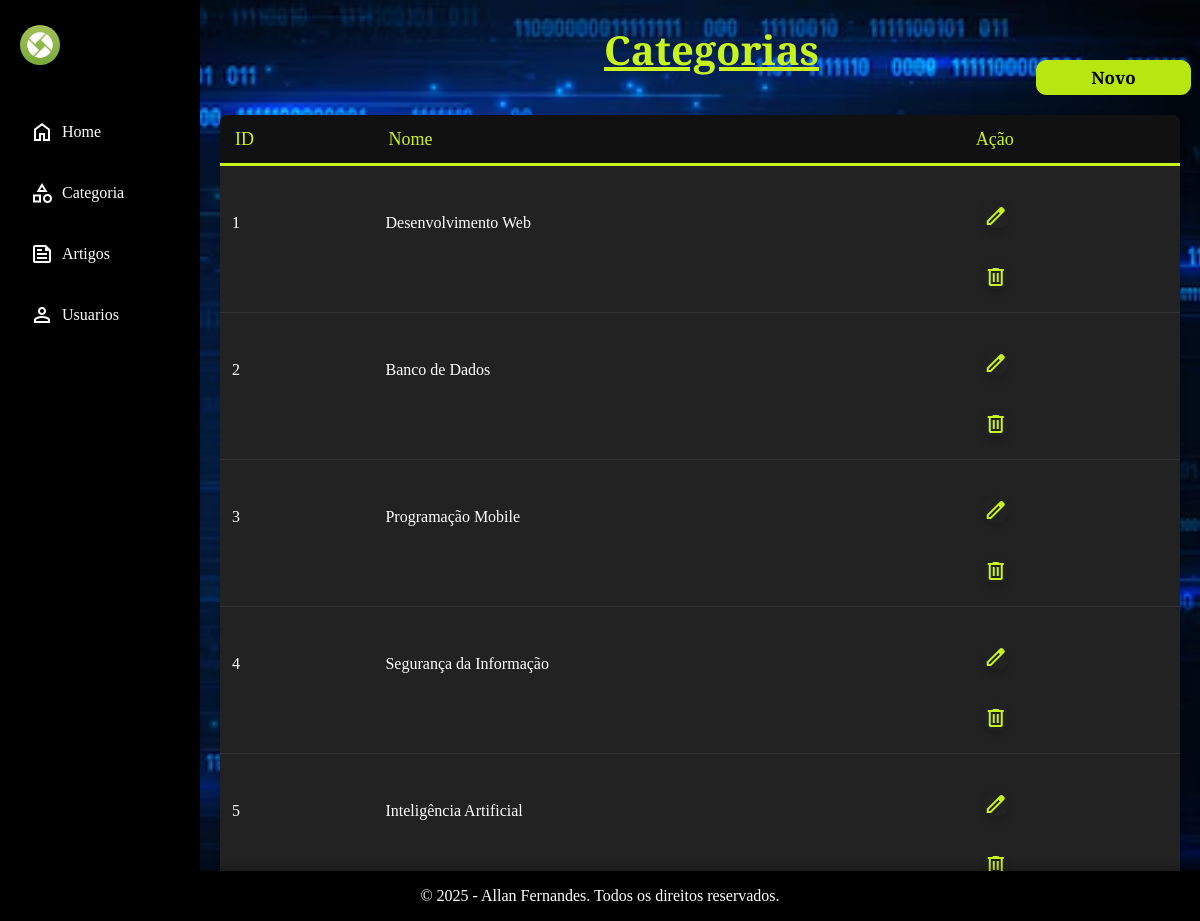
Screenshot of /view/pages/categoria/categoria.php with the database file from the repository.
### tables this page shows
create table categoria(
	id int primary key not null auto_increment,
    nome varchar(50) not null
);

### config/Database.php (called while the page is built)
<?php
class Database
{
    private $host = "localhost";
    private $port = "3306";
    private $dbName = "Devmedia";
    private $user = "root";
    private $password = "";
    public function conectar()
    {
        $url = "mysql:host=$this->host;port=$this->port;dbname=$this->dbName";
        $conn = new PDO($url, $this->user, $this->password);
        return $conn;
    }
}
?>

### Model/CategoriaModel.php (called while the page is built, shortened)
<?php
require_once __DIR__ . "..\..\config\Database.php";
class CategoriaModel
{
    protected $conn;
    private $tabela = "categoria";
    public function __construct()
    {
        $db = new Database();
        $this->conn = $db->conectar();
    }
    public function listar()
    {
        $query = "SELECT * FROM $this->tabela";
        $stmt = $this->conn->prepare($query);
        $stmt->execute();
        return $stmt->fetchAll();
    }
}

### view/pages/categoria/categoria.php (the view, shortened to what this page needs)
<?php
require_once __DIR__ . "\..\..\..\config\Database.php";
require_once __DIR__ . "\..\..\..\Model\CategoriaModel.php";
require_once __DIR__ . "\..\..\components/head.php";
$categoriaModel = new CategoriaModel();
$lista = $categoriaModel->listar();
?>
<body>
    <?php require_once __DIR__ . "../../../components/sidebar.php"; ?>
    <main>
        <div>
            <h1 class="title-h1-devmedia table-h1">Categorias</h1>
        </div>
        <div>
            <a class="link-btn" href="categoria-cadastro.php">
                <button type="button" class="btn-padrao btn-new">Novo</button>
            </a>
        </div>
        <table class="table">
            <thead>
                <th>ID</th>
                <th>Nome</th>
                <th>Ação</th>
            </thead>
            <tbody>
                <?php foreach ($lista as $item) { ?>
                    <tr class="body-table-row">
                        <td class="body-table-id"><?php echo $item['id'] ?></td>
                        <td class="body-table-nome"><?php echo $item['nome'] ?></td>
                        <td>
                            <form action="categoria-editar.php" method="GET">
                                <button class="btn-icon">
                                    <span class="material-symbols-outlined table">
                                    </span>
                                </button>
                            </form>
                            <form action="categoria-excluir.php" method="POST">
                                <button class="btn-icon"
                                    onclick="return confirm('Tem certeza que deseja excluir a categoria?')">
                                    <span class="material-symbols-outlined table">
                                    </span>
                                </button>
                            </form>
                        </td>
                    </tr>
                <?php } ?>
            </tbody>
        </table>
    </main>
    <?php require_once __DIR__ . "/../../components/footer.php"; ?>
</body>
</html>

### view/assets/css/style.css (style rules this page uses)
body { display: grid; grid-template-columns: 200px 1fr; grid-template-rows: 68px 1fr 22px; }
html { position: absolute; }

### view/assets/css/components/sidebar.css (style rules this page uses)
* { font-family: "Playfair Display", serif; box-sizing: border-box; }
html, body { height: 100%; margin: 0; padding: 0; }
body { min-height: 100vh; background: linear-gradient(#f1faff, #cbe4ff); }

### view/assets/css/components/content.css (style rules this page uses)
main { width: calc(100vw - 200px); min-height: 100vh; display: block; overflow-x: hidden; grid-column: 2; grid-row: 1; padding: 20px; background-image: url("../../../assets/img/plano-de-fundo-home.jpeg"); background-size: cover; background-repeat: no-repeat; background-attachment: fixed; background-position: center; justify-content: center; align-items: center; flex-direction: column; }
.title-h1-devmedia { color: #c9f31d; font-size: 40px; font-weight: bold; position: relative; padding: 0px; margin: 0px; text-decoration: underline; }
.title-h1-devmedia.table-h1 { position: relative; left: 40%; top: 10px; }
.btn-padrao { background-color: rgb(183, 230, 16); border-radius: 10px; border: 1px solid; border-color: rgb(183, 230, 16); color: black; align-items: center; text-align: center; font-size: 15px; display: flex; justify-content: center; font-weight: bold; font-size: 17px; gap: 5px; width: 155px; height: 35px; }
.btn-padrao.btn-new { position: relative; left: 85%; }
.link-btn { text-decoration: none; }

### view/assets/css/components/tabela.css (style rules this page uses)
.table { width: 100%; border-collapse: collapse; margin-top: 20px; background-color: #222; border-radius: 8px; overflow: hidden; box-shadow: 0 4px 8px rgba(0, 0, 0, 0.2); }
.table thead th { background-color: #111; color: #c9f31d; padding: 15px; text-align: left; font-size: 18px; border-bottom: 3px solid #c9f31d; }
.table tbody tr { border-bottom: 1px solid #333; transition: background 0.3s ease-in-out; }
.table tbody td { padding: 12px; color: #fff; font-size: 16px; }
.btn-icon { background: none; border: none; cursor: pointer; font-size: 18px; margin: 5px; transition: color 0.3s ease-in-out; }
.btn-icon span { color: #c9f31d; }

### view/assets/css/components/editar.css (style rules this page uses)
.material-symbols-outlined { font-size: 20px; }

### rows the page displays
categoria: id "1", nome "Desenvolvimento Web"
categoria: id "2", nome "Banco de Dados"
categoria: id "3", nome "Programação Mobile"
categoria: id "4", nome "Segurança da Informação"
categoria: id "5", nome "Inteligência Artificial"
